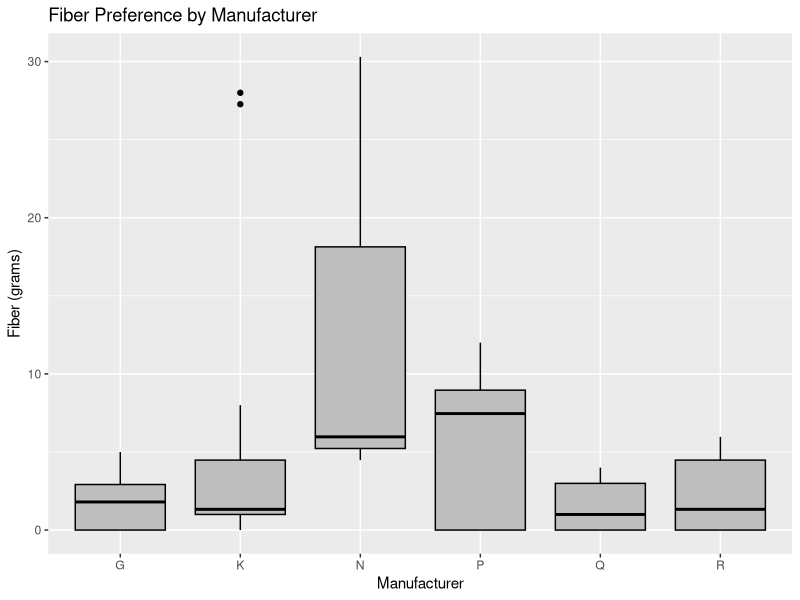
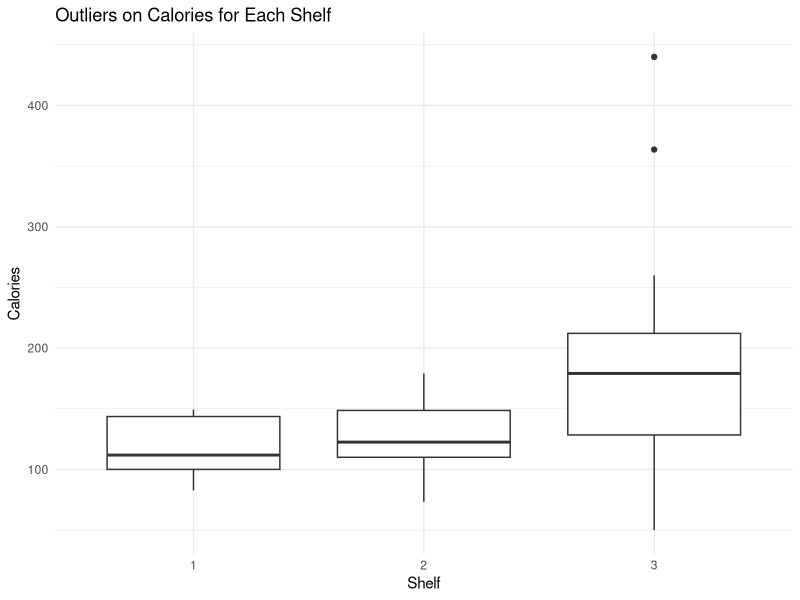
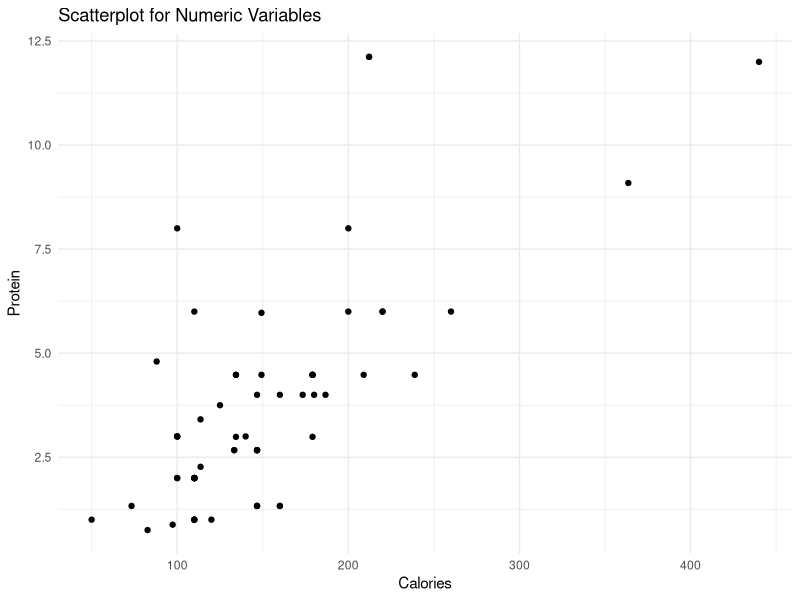
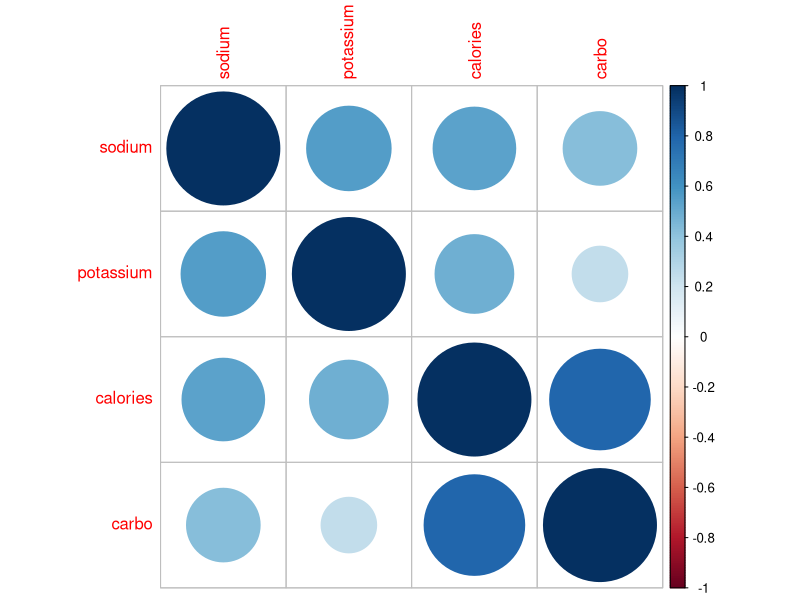
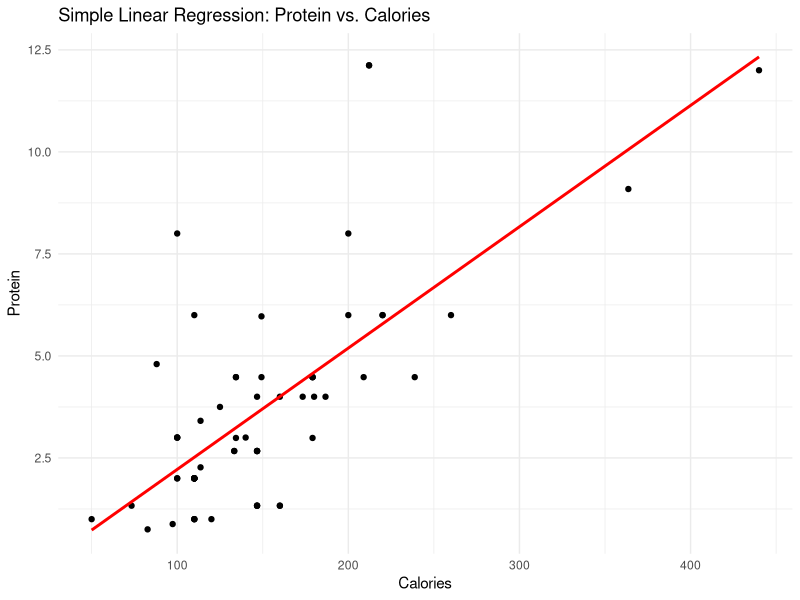

These figures' R source, in order:
#R1

data <- read.csv("UScereal1.csv")
str(data)
head(data)
summary(data)
data


result <- aggregate(protein ~ mfr, data = data, FUN = max)
print(result)
library(ggplot2)

#R2

missing_values <- sapply(data, function(x) {
  sum(is.na(x))
})
print(missing_values)

print(names(data)[which(missing_values > 0)])

clean = na.omit(data)

summary(clean)


#R3


library(ggplot2)

# plot to analyze the spread of Fiber for each Manufacturer
ggplot(data, aes(x = mfr, y = fibre)) + geom_boxplot(fill="grey" , color="black") +  labs(title = "Fiber Preference by Manufacturer",x = "Manufacturer",y = "Fiber (grams)")

##Findings: From the bar plot we can observe that manufacturer N has given preference to cereals with fibre values ranging roughly from 5 to 20.
# However, all the other manufacturers gave preference to fibre values in cereals  ranging from roughly 0 to 10.
# In conclusion, we can say manufacturer N prferes higher fibre proteins than other manufacturers.

# Outlier on calories for each shelf

# Box plot to find outlines on calories for each shelf
ggplot(data, aes(x = as.factor(shelf), y = calories)) + geom_boxplot() + labs(title = "Outliers on Calories for Each Shelf", x = "Shelf", y = "Calories") + theme_minimal()

## Findings: In this boxplot we can observe, shelf 3 has the most no.of outliers in
# the calorie ranges, with shelf 2 begin the next shelf with maximum no.of outliers.

# Scatter plot matrix to explore all numeric variables
ggplot(data, aes(x = calories, y = protein)) + geom_point() + labs(title = "Scatterplot for Numeric Variables", x = "Calories", y = "Protein") + theme_minimal()

#finding
#we have taken x as calories and y as protein , and the protein to calories ratio is higher in the 100 - 
#200 range and when going to 300 - 400 range it is very low


#R4

mean_values <- colMeans(data[, c("calories", "protein", "fat", "sodium", "fibre", "carbo", "sugars", "potassium")], na.rm = TRUE)
top_four_mean_variables <- names(sort(mean_values, decreasing = TRUE)[1:4])

GreaterMeanFour <- data[, c("Name", top_four_mean_variables)]

correlation_matrix <- cor(data[, top_four_mean_variables], use = "complete.obs")

library(corrplot)
corrplot(correlation_matrix, method = "circle")

model <- lm(protein ~ calories, data = data)

ggplot(data, aes(x = calories, y = protein)) + geom_point() + geom_smooth(method = "lm", se = FALSE, color = "red") + labs(title = "Simple Linear Regression: Protein vs. Calories", x = "Calories", y = "Protein") + theme_minimal()



predictions_before <- predict(model, newdata = data.frame(calories = 150))

outliers <- which(model$residuals > quantile(model$residuals, 0.975) | model$residuals < quantile(model$residuals, 0.025))
us_cereal_no_outliers <- data[-outliers, ]

model_no_outliers <- lm(protein ~ calories, data = us_cereal_no_outliers)

predictions_after <- predict(model_no_outliers, newdata = data.frame(calories = 150))

print(paste("Prediction Before Removing Outliers:", predictions_before))
print(paste("Prediction After Removing Outliers:", predictions_after))

